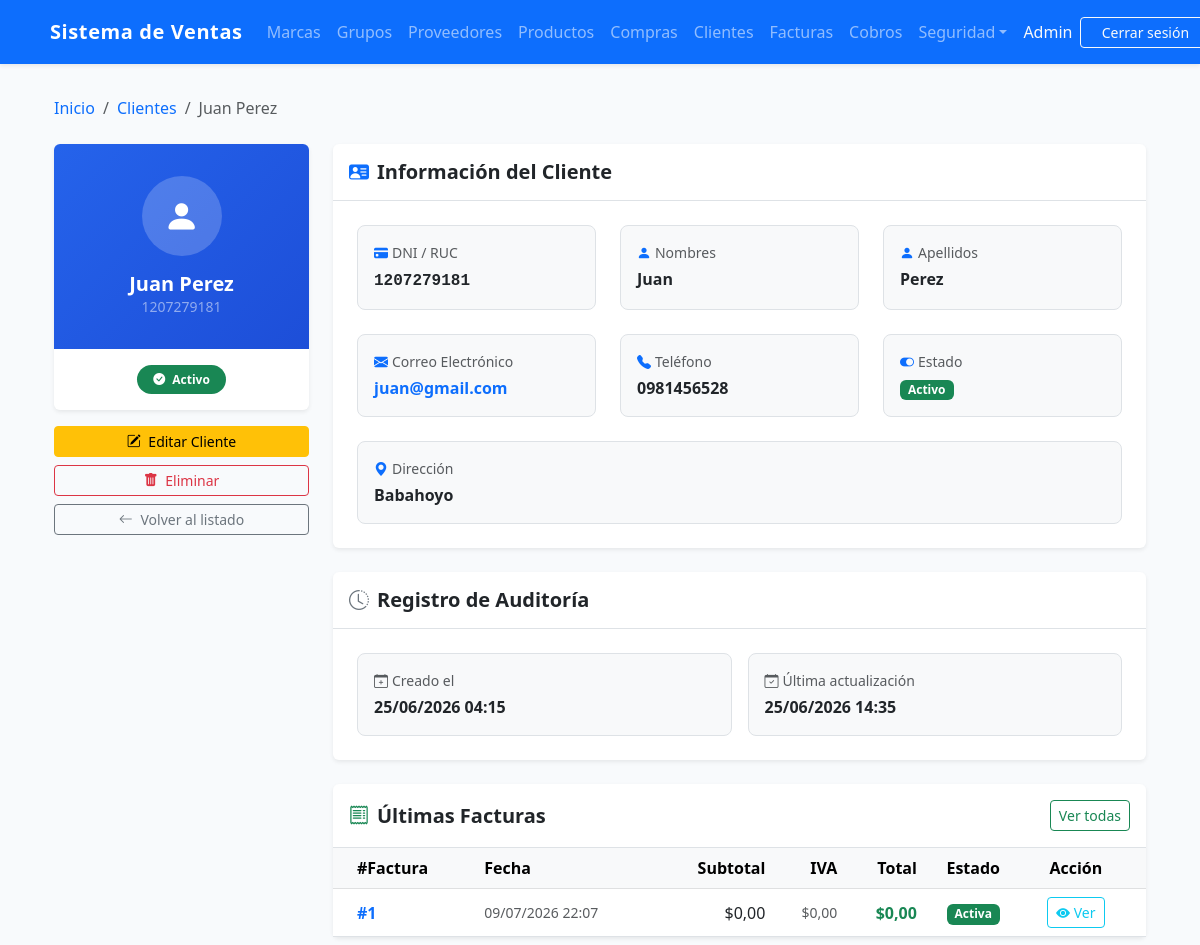
Page /customers/4/ (signed in) on the earlier database version.
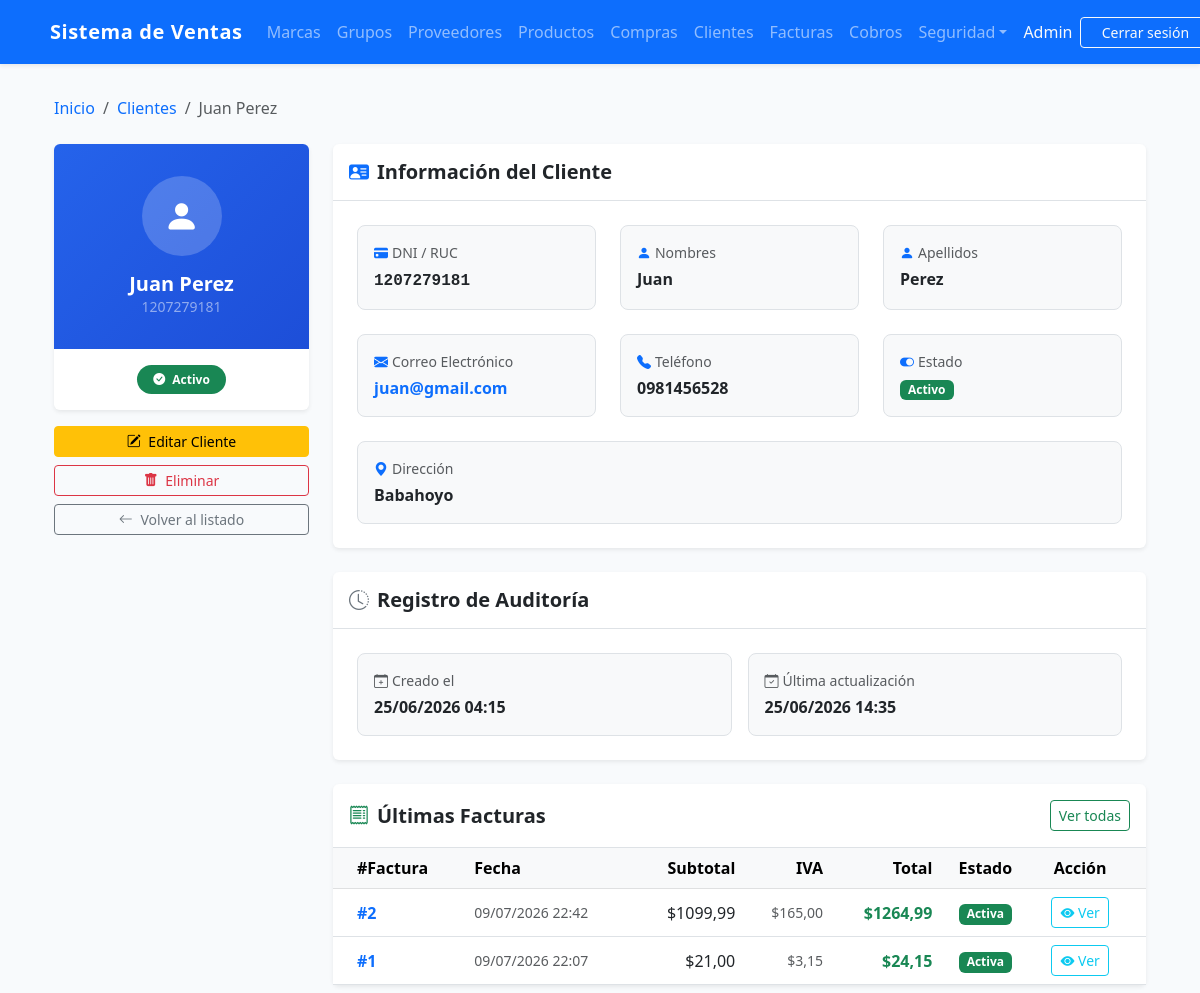
Same page on the later database version.
### billing/models.py (models this page shows, shortened)
class Invoice(models.Model):
    TIPO_PAGO = [
        ('contado', 'Contado'),
        ('credito', 'Crédito'),
    ]
    ESTADO = [
        ('PENDIENTE', 'Pendiente'),
        ('PAGADA', 'Pagada'),
        ('ANULADA', 'Anulada'),
    ]
    customer = models.ForeignKey(Customer, on_delete=models.PROTECT, related_name='Facturas', verbose_name='Cliente')
    invoice_date = models.DateTimeField(auto_now_add=True, verbose_name='Fecha de Factura')
    subtotal = models.DecimalField(max_digits=12, decimal_places=2, default=0, verbose_name='Subtotal')
    tax = models.DecimalField(max_digits=12, decimal_places=2, default=0, verbose_name='Impuesto')
    total = models.DecimalField(max_digits=12, decimal_places=2, default=0, verbose_name='Total')
    tipo_pago = models.CharField(max_length=10, choices=TIPO_PAGO, default='contado', verbose_name='Tipo de Pago')
    saldo = models.DecimalField(max_digits=12, decimal_places=2, default=0, verbose_name='Saldo Pendiente')
    estado = models.CharField(max_length=10, choices=ESTADO, default='PENDIENTE', verbose_name='Estado')
    is_active = models.BooleanField(default=True, verbose_name='Activa')
    class Meta:
        ordering = ['-invoice_date']

### billing/views.py (the view)
# urls.py: path('customers/<int:pk>/', views.CustomerDetailView.as_view(), name='customer_detail'),
class CustomerDetailView(LoginRequiredMixin,GroupRequiredMixin, DetailView):
    group_required = ['Administrador', 'Vendedor']
    model = Customer
    template_name = 'billing/customer_detail.html'
    context_object_name = 'customer'
    def get_context_data(self, **kwargs):
        ctx = super().get_context_data(**kwargs)
        ctx['invoices'] = self.object.Facturas.select_related('customer').order_by('-invoice_date')[:10]
        return ctx

### billing/models.py (called while the page is built)
    @property
    def full_name(self): return f'{self.first_name} {self.last_name}'

### security/templatetags/security_tags.py (called while the page is built)
@register.filter(name='has_group')
def has_group(user, group_name):
    if not user.is_authenticated:
        return False
    if user.is_superuser:      # el superusuario ve todo
        return True
    return user.groups.filter(name=group_name).exists()

### shared/mixins.py (called while the page is built)
    def dispatch(self, request, *args, **kwargs):
        if not request.user.is_authenticated:
            return redirect('login')
        if request.user.is_superuser:
            return super().dispatch(request, *args, **kwargs)
        if request.user.groups.filter(name__in=self.group_required).exists():
            return super().dispatch(request, *args, **kwargs)
        messages.error(request, self.group_error_message)
        return redirect(self.group_redirect_url)

### billing/templates/billing/customer_detail.html (shortened to what the changed rows need)
{% extends 'billing/base.html' %}
{% block content %}
<div class="container py-2">
  <div class="row g-4">
    <div class="col-md-8 col-lg-9">
      <div class="card shadow-sm border-0">
        <div class="card-body p-0">
          {% if invoices %}
            <div class="table-responsive">
              <table class="table table-hover align-middle mb-0">
                <thead class="table-light">
                  <tr>
                    <th class="ps-4">#Factura</th>
                    <th>Fecha</th>
                    <th class="text-end">Subtotal</th>
                    <th class="text-end">IVA</th>
                    <th class="text-end">Total</th>
                    <th class="text-center">Estado</th>
                    <th class="text-center pe-4">Acción</th>
                  </tr>
                </thead>
                <tbody>
                  {% for inv in invoices %}
                  <tr>
                    <td class="ps-4 fw-bold text-primary">#{{ inv.id }}</td>
                    <td class="text-muted small">{{ inv.invoice_date|date:"d/m/Y H:i" }}</td>
                    <td class="text-end">${{ inv.subtotal }}</td>
                    <td class="text-end text-muted small">${{ inv.tax }}</td>
                    <td class="text-end fw-bold text-success">${{ inv.total }}</td>
                    <td class="text-center">
                      {% if inv.is_active %}
                        <span class="badge bg-success">Activa</span>
                      {% else %}
                        <span class="badge bg-secondary">Inactiva</span>
                      {% endif %}
                    </td>
                    <td class="text-center pe-4">
                      <a href="{% url 'billing:invoice_detail' inv.pk %}" class="btn btn-sm btn-outline-info">
                        <i class="bi bi-eye-fill"></i> Ver
                      </a>
                    </td>
                  </tr>
                  {% endfor %}
                </tbody>
              </table>
            </div>
          {% else %}
            <div class="text-center py-5 text-muted">
              <i class="bi bi-receipt" style="font-size: 2.5rem; opacity: 0.3;"></i>
              <p class="mt-2 mb-0">Este cliente no tiene facturas registradas.</p>
            </div>
          {% endif %}
        </div>
      </div>
    </div>
  </div>
</div>
{% endblock %}

Differences in the rows shown:
added Invoice: id "2", invoice_date "09/07/2026 22:42", subtotal "1099,99", tax "165,00", total "1264,99", is_active "Activa"
changed Invoice id 1: subtotal "0,00" → "21,00"; tax "0,00" → "3,15"; total "0,00" → "24,15"
